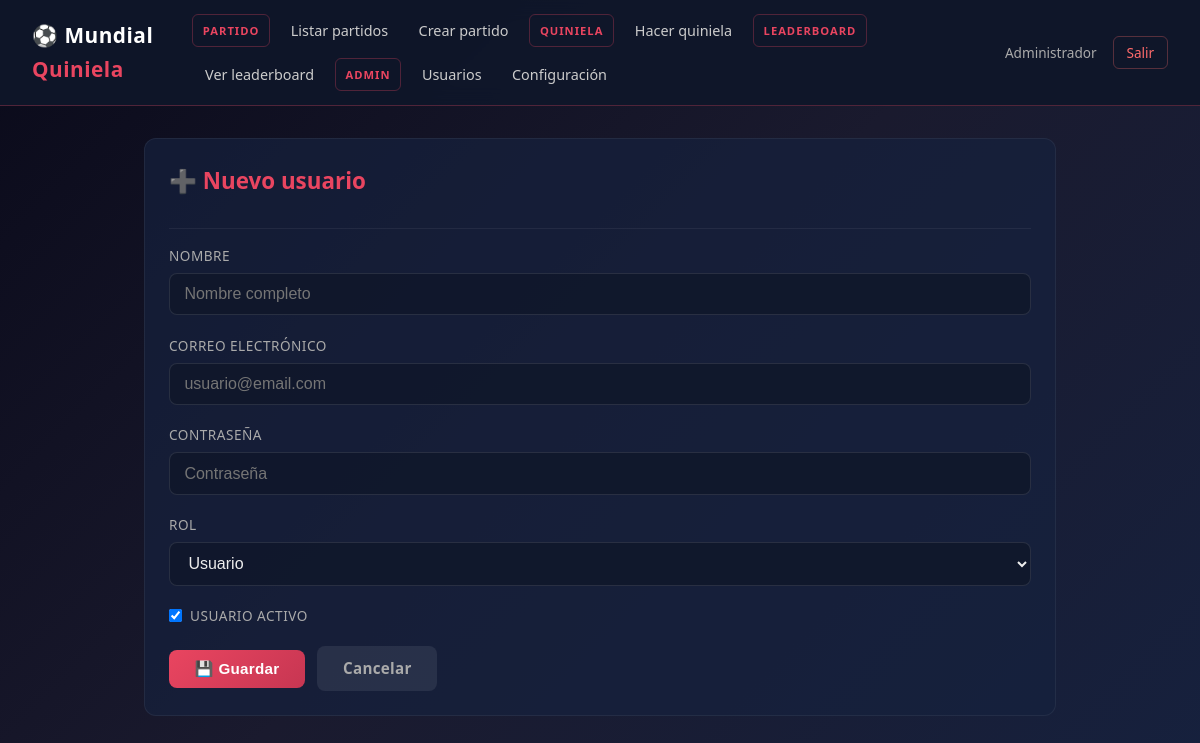
The page /admin/usuarios/nuevo (signed in) on the database its author committed.
### tables this page shows
CREATE TABLE menu_opciones (
    id INTEGER PRIMARY KEY AUTOINCREMENT,
    nombre TEXT NOT NULL,
    ruta TEXT NOT NULL,
    grupo_id INTEGER NOT NULL,
    orden INTEGER NOT NULL DEFAULT 0,
    FOREIGN KEY (grupo_id) REFERENCES menu_grupos(id)
);

CREATE TABLE menu_grupos (
    id INTEGER PRIMARY KEY AUTOINCREMENT,
    nombre TEXT NOT NULL,
    orden INTEGER NOT NULL DEFAULT 0
);

CREATE TABLE usuarios (
    id INTEGER PRIMARY KEY AUTOINCREMENT,
    email TEXT UNIQUE NOT NULL,
    password_hash TEXT NOT NULL,
    nombre TEXT NOT NULL,
    activo BOOLEAN NOT NULL DEFAULT 1,
    rol TEXT NOT NULL DEFAULT 'usuario'   -- 'admin' or 'usuario'
);

### app.py (the view, shortened to what this page needs)
    @app.route('/admin/usuarios/nuevo', methods=['GET', 'POST'])
    @login_required
    @role_required('admin')
    def admin_usuarios_nuevo():
        return render_template('admin/usuarios_form.html', usuario=None)

### auth.py (called while the page is built)
def login_required(f):
    @functools.wraps(f)
    def decorated_function(*args, **kwargs):
        if 'usuario_id' not in session:
            flash('Debes iniciar sesión.', 'warning')
            return redirect(url_for('index'))
        return f(*args, **kwargs)
    return decorated_function

def role_required(*roles):
    def wrapper(f):
        @functools.wraps(f)
        def decorated_function(*args, **kwargs):
            if 'usuario_id' not in session:
                flash('Debes iniciar sesión.', 'warning')
                return redirect(url_for('index'))
            db = get_db()
            user = db.execute('SELECT rol FROM usuarios WHERE id = ?', (session['usuario_id'],)).fetchone()
            if user is None or user['rol'] not in roles:
                flash('No tienes permiso para acceder a esta página.', 'danger')
                return redirect(url_for('index'))
            return f(*args, **kwargs)
        return decorated_function
    return wrapper

### database.py (called while the page is built)
def get_db():
    if 'db' not in g:
        conn = sqlite3.connect(DB_PATH)
        conn.row_factory = sqlite3.Row
        conn.execute("PRAGMA foreign_keys = ON")
        g.db = conn
    return g.db

### templates/admin/usuarios_form.html (shortened to what this page needs)
{% extends "base.html" %}
{% block content %}
<div class="card">
    <div class="card-header">
        <h2>{% if usuario %}✏️ Editar usuario{% else %}➕ Nuevo usuario{% endif %}</h2>
    </div>
    <form method="POST" action="">
        <div class="form-group">
            <label for="nombre">Nombre</label>
            <input type="text" id="nombre" name="nombre" required value="{{ usuario.nombre if usuario else '' }}" placeholder="Nombre completo">
        </div>
        <div class="form-group">
            <label for="email">Correo electrónico</label>
            <input type="email" id="email" name="email" required value="{{ usuario.email if usuario else '' }}" placeholder="usuario@email.com">
        </div>
        <div class="form-group">
            <label for="password">Contraseña {% if usuario %}(dejar vacía para no cambiar){% endif %}</label>
            <input type="password" id="password" name="password" {% if not usuario %}required{% endif %} placeholder="{% if usuario %}Nueva contraseña (opcional){% else %}Contraseña{% endif %}">
        </div>
        <div class="form-group">
            <label for="rol">Rol</label>
            <select id="rol" name="rol" required>
                <option value="usuario" {% if usuario and usuario.rol == 'usuario' %}selected{% endif %}>Usuario</option>
            </select>
        </div>
        <div class="form-group">
            <label style="display:flex;align-items:center;gap:0.5rem;cursor:pointer;">
                <input type="checkbox" name="activo" {% if not usuario or usuario.activo %}checked{% endif %} style="width:auto;">
                Usuario activo
            </label>
        </div>
        <button type="submit">💾 Guardar</button>
        <a href="{{ url_for('admin_usuarios_list') }}" class="btn btn-secondary">Cancelar</a>
    </form>
</div>
{% endblock %}

### templates/base.html (shortened to what this page needs)
<!DOCTYPE html>
<html lang="es">
<head>
    <link rel="stylesheet" href="{{ url_for('static', filename='style.css') }}?v=2">
</head>
<body>
    {% if session.usuario_id %}
    <nav>
        <div class="nav-brand">⚽ <span>Mundial</span> Quiniela</div>
        <div class="menu">
            {% for grupo, opciones in menu_items.items() %}
                <div class="menu-group">{{ grupo }}</div>
                <ul>
                {% for op in opciones %}
                    <li><a href="{{ op.ruta }}">{{ op.nombre }}</a></li>
                {% endfor %}
                </ul>
            {% endfor %}
        </div>
        <div class="nav-right">
            <span class="nav-user">{{ session.usuario_nombre }}</span>
            <a href="{{ url_for('logout') }}" class="nav-logout">Salir</a>
        </div>
    </nav>
    {% endif %}
    <main>
        {% block content %}{% endblock %}
    </main>
</body>
</html>

### static/style.css (style rules this page uses)
* { margin: 0; padding: 0; box-sizing: border-box; }
body { font-family: 'Segoe UI', system-ui, -apple-system, sans-serif; background: linear-gradient(135deg, #0a0a1a 0%, #1a1a2e 50%, #16213e 100%); color: #e0e0e0; min-height: 100vh; line-height: 1.6; }
a { color: #6ec6ff; text-decoration: none; }
nav { background: rgba(15, 23, 42, 0.95); backdrop-filter: blur(10px); padding: 0.8rem 2rem; border-bottom: 1px solid rgba(233, 69, 96, 0.3); position: sticky; top: 0; z-index: 100; display: flex; align-items: center; justify-content: space-between; }
nav .nav-brand { font-size: 1.3rem; font-weight: 700; color: #e94560; letter-spacing: 0.5px; }
nav .nav-brand span { color: #fff; }
nav .menu { display: flex; gap: 0.5rem; align-items: center; flex-wrap: wrap; }
nav .menu-group { color: #e94560; font-weight: 700; font-size: 0.7rem; text-transform: uppercase; letter-spacing: 1px; padding: 0.4rem 0.6rem; border: 1px solid rgba(233, 69, 96, 0.3); border-radius: 6px; white-space: nowrap; }
nav ul { list-style: none; display: flex; gap: 0.3rem; }
nav ul li a { color: #ccc; text-decoration: none; padding: 0.4rem 0.8rem; border-radius: 6px; transition: all 0.2s; font-size: 0.9rem; display: block; }
nav .nav-right { display: flex; align-items: center; gap: 1rem; }
nav .nav-user { color: #aaa; font-size: 0.85rem; }
nav .nav-logout { color: #ff6b6b; padding: 0.3rem 0.8rem; border: 1px solid rgba(255, 107, 107, 0.3); border-radius: 6px; font-size: 0.85rem; transition: all 0.2s; }
main { max-width: 960px; margin: 2rem auto; padding: 0 1.5rem; }
.card { background: rgba(22, 33, 62, 0.7); border: 1px solid rgba(255, 255, 255, 0.06); border-radius: 12px; padding: 1.5rem; margin-bottom: 1.5rem; }
.card-header { display: flex; align-items: center; justify-content: space-between; margin-bottom: 1rem; padding-bottom: 0.8rem; border-bottom: 1px solid rgba(255, 255, 255, 0.06); }
.form-group { margin-bottom: 1.2rem; }
.form-group label { display: block; margin-bottom: 0.4rem; color: #aaa; font-size: 0.85rem; font-weight: 500; text-transform: uppercase; letter-spacing: 0.5px; }
.form-group input, .form-group select, .form-group textarea { width: 100%; padding: 0.7rem 0.9rem; border: 1px solid rgba(255, 255, 255, 0.1); border-radius: 8px; background: rgba(15, 23, 42, 0.8); color: #eee; font-size: 1rem; transition: border-color 0.2s, box-shadow 0.2s; }
button, .btn { background: linear-gradient(135deg, #e94560, #c73652); color: #fff; border: none; padding: 0.65rem 1.6rem; border-radius: 8px; cursor: pointer; font-size: 0.95rem; font-weight: 600; text-decoration: none; display: inline-block; transition: all 0.2s; letter-spacing: 0.3px; }
.btn-secondary { background: rgba(255, 255, 255, 0.08); color: #aaa; margin-left: 0.5rem; }
h2 { color: #e94560; margin-bottom: 1rem; font-size: 1.4rem; }

### rows shown on the page
menu_opciones: nombre "PARTIDO", nombre "Listar partidos"
menu_opciones: nombre "Crear partido"
menu_opciones: nombre "QUINIELA", nombre "Hacer quiniela"
menu_opciones: nombre "LEADERBOARD", nombre "Ver leaderboard"
menu_opciones: nombre "ADMIN", nombre "Usuarios"
menu_opciones: nombre "Configuración"
usuarios: usuario_nombre "Administrador"
